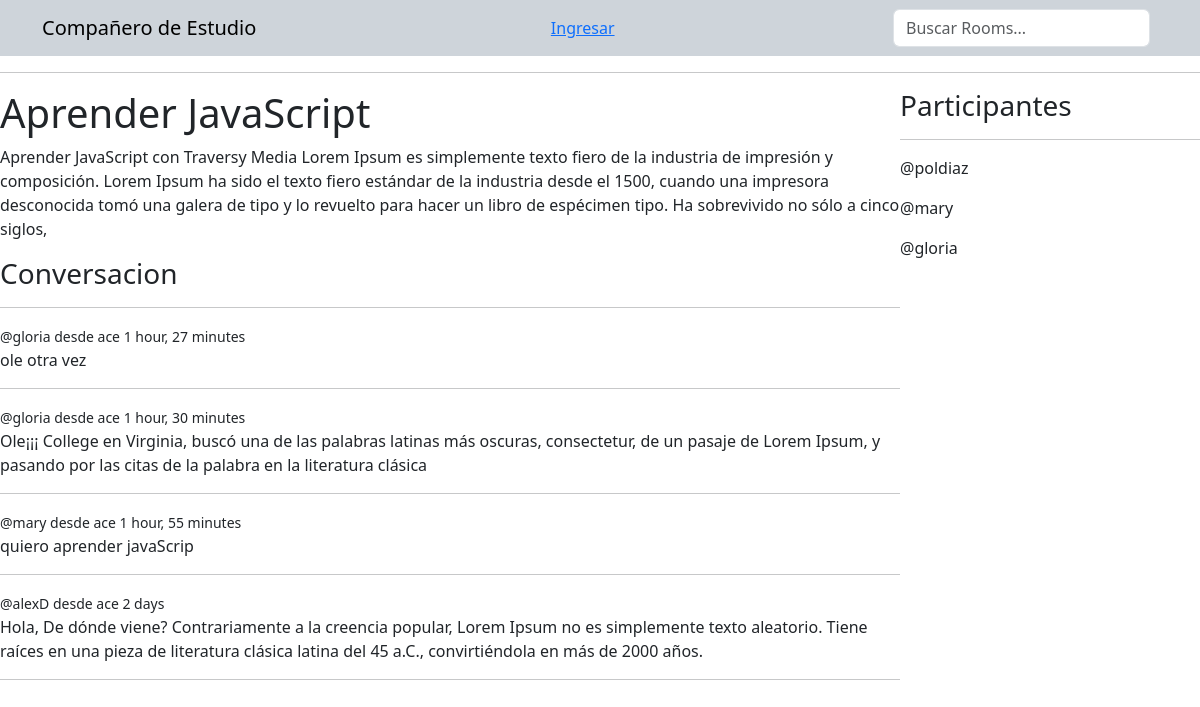
The page /room/1/ on the database its author committed.
### base/models.py (models this page shows, shortened)
class Room(models.Model):
    host = models.ForeignKey(User, on_delete=models.SET_NULL, null=True)
    topic = models.ForeignKey(Topic, on_delete=models.SET_NULL, null=True)
    name = models.CharField(max_length=200)
    description = models.TextField(null=True, blank=True)
    participants = models.ManyToManyField(User, related_name='participants', blank=True)
    updated = models.DateTimeField(auto_now=True)
    created = models.DateTimeField(auto_now_add=True)
    class Meta:
        ordering = ['-updated', '-created']

class Message(models.Model):
    user = models.ForeignKey(User, on_delete=models.CASCADE)
    room = models.ForeignKey(Room, on_delete=models.CASCADE)
    body = models.TextField()
    updated = models.DateTimeField(auto_now=True)
    created = models.DateTimeField(auto_now_add=True)

### base/views.py (the view, shortened to what this page needs)
# urls.py: path('room/<str:pk>/', views.room, name="room"),
def room(request, pk):
    room = Room.objects.get(id=pk)
    room_messages = room.message_set.all().order_by("-created")
    participants = room.participants.all()
    context = {
        "room": room,
        "room_messages": room_messages,
        "participants": participants,
    }
    return render(request, "base/room.html", context)

### base/templates/base/room.html (shortened to what this page needs)
{% extends "main.html" %}
{% block content %}
<div class="room-container">
  <div >
    <h1>{{ room.name }}</h1>
    <p>{{ room.description }}</p>
    <div class="comment-wrapper">
      <h3>Conversacion</h3>
      <hr>
      {% for message in room_messages %}
        <div>
          <small>@{{ message.user }} desde ace {{ message.created|timesince }}</small>
          <p>{{ message.body }}</p>
          <hr>
        </div>
      {% endfor %}
    </div>
  </div>
  <div>
    <h3>Participantes</h3>
    <hr>
    {% for user in participants %}
      <div>
        <p>@{{ user.username }}</p>
      </div>
    {% endfor %}
  </div>
</div>
{% endblock content %}

### base/templates/base/room.html (style rules this page uses)
.room-container { display: grid; grid-template-columns: 3fr 1fr; }

### rows shown on the page
Room: name "Aprender JavaScript", description "Aprender JavaScript con Traversy Media Lorem Ipsum es simplemente texto fiero de la industria de impresión y composición. Lorem Ipsum ha sido el texto fiero estándar de la industria desde el 1500, cuando una impresora desconocida tomó una galera de tipo y lo revuelto para hacer un libro de espécimen tipo. Ha sobrevivido no sólo a cinco siglos,"
Message: user "gloria", created "1 hour, 27 minutes", body "ole otra vez"
Message: user "gloria", created "1 hour, 30 minutes", body "Ole¡¡¡ College en Virginia, buscó una de las palabras latinas más oscuras, consectetur, de un pasaje de Lorem Ipsum, y pasando por las citas de la palabra en la literatura clásica"
Message: user "mary", created "1 hour, 55 minutes", body "quiero aprender javaScrip"
Message: user "alexD", created "2 days", body "Hola, De dónde viene? Contrariamente a la creencia popular, Lorem Ipsum no es simplemente texto aleatorio. Tiene raíces en una pieza de literatura clásica latina del 45 a.C., convirtiéndola en más de 2000 años."

### other values the page prints
{{ user.username }} "poldiaz"
{{ user.username }} "mary"
{{ user.username }} "gloria"
